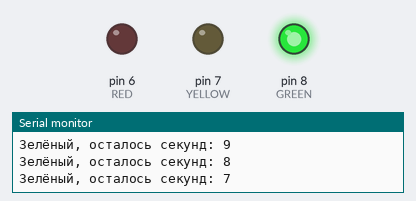
A sketch run on a simulated Arduino Uno, built with avr-gcc and run on an emulated ATmega328P. On the bench: output pins drawn as LEDs (lit = HIGH), the last lines printed to the serial monitor.

Above: at 3.7 s.
At 7.7 s:
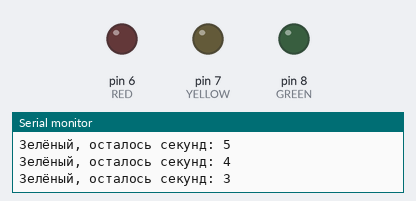
At 10.5 s:
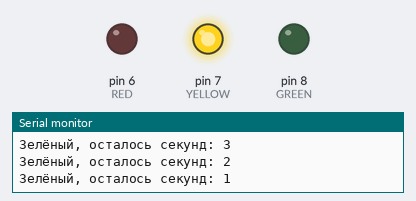
At 15.5 s:
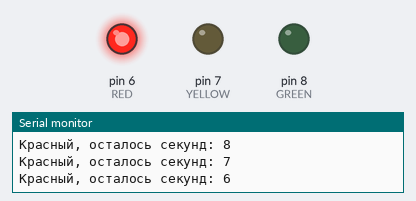
At 20.5 s:
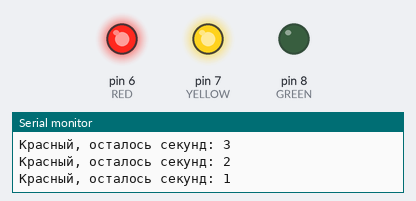
Timing chart, 0 to 27.3 s (numbered marks = the images above):
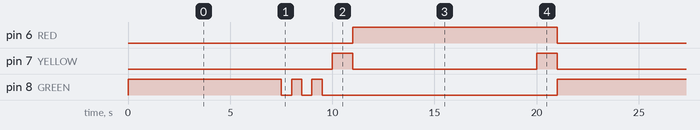

Measured:
- by itself, pin 6 (RED): alternates HIGH for 10.0 s and LOW for 11.0 s
- by itself, pin 7 (YELLOW): alternates HIGH for 1.0 s and LOW for 9.0 s
- by itself, pin 8 (GREEN): repeats every 21.0 s: 2 × (LOW 0.50 s, HIGH 0.50 s), LOW 11.5 s, HIGH 7.5 s

The sketch:

task07b_traffic_for.ino
```cpp
// Задание 7Б: светофор на циклах for с выводом секунд в консоль
const int GREEN = 8;
const int YELLOW = 7;
const int RED = 6;
const int N = 10;

void setup() {
  pinMode(GREEN, OUTPUT);
  pinMode(YELLOW, OUTPUT);
  pinMode(RED, OUTPUT);
  Serial.begin(9600);
}

void loop() {
  // зелёный
  for (int s = N; s > 0; s--) {
    Serial.print("Зелёный, осталось секунд: ");
    Serial.println(s);
    if (s > 3) {
      digitalWrite(GREEN, HIGH);
      delay(1000);
    } else {                       // последние 3 секунды мигаем
      digitalWrite(GREEN, HIGH);
      delay(500);
      digitalWrite(GREEN, LOW);
      delay(500);
    }
  }
  digitalWrite(GREEN, LOW);

  // жёлтый
  digitalWrite(YELLOW, HIGH);
  delay(1000);
  digitalWrite(YELLOW, LOW);

  // красный
  digitalWrite(RED, HIGH);
  for (int s = N; s > 0; s--) {
    Serial.print("Красный, осталось секунд: ");
    Serial.println(s);
    if (s == 1) digitalWrite(YELLOW, HIGH);   // последняя секунда
    delay(1000);
  }
  digitalWrite(RED, LOW);
  digitalWrite(YELLOW, LOW);
}
```
